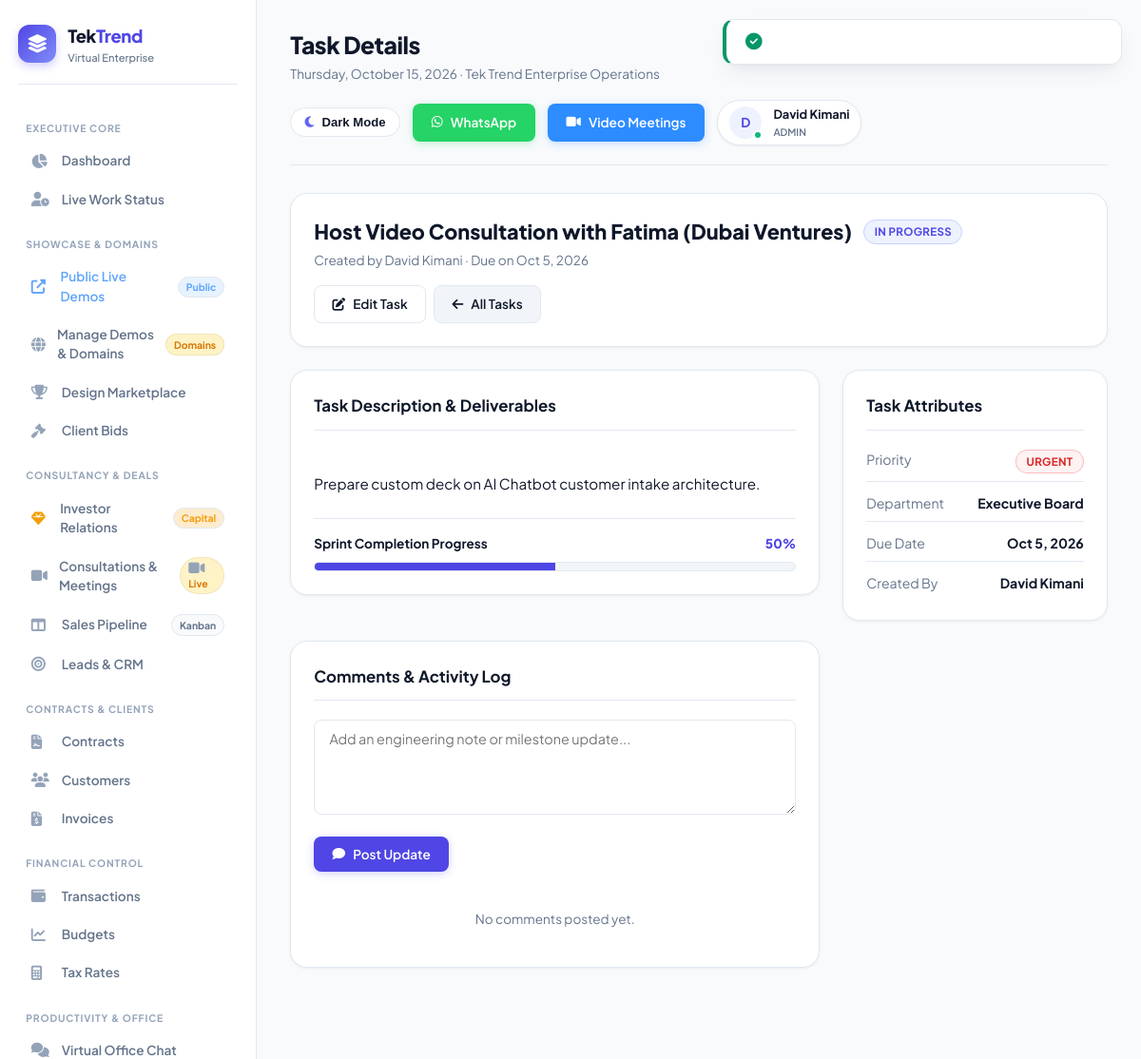
The page /public/tasks/2 (signed in) on the database its author committed.
### tables this page shows
CREATE TABLE `tasks` (
    `id` INT UNSIGNED NOT NULL AUTO_INCREMENT,
    `title` VARCHAR(255) NOT NULL,
    `description` TEXT,
    `project_id` INT UNSIGNED DEFAULT NULL,
    `department_id` INT UNSIGNED DEFAULT NULL,
    `created_by` INT UNSIGNED NOT NULL,
    `priority` ENUM('low','medium','high','urgent') DEFAULT 'medium',
    `status` ENUM('todo','in_progress','review','completed','cancelled') DEFAULT 'todo',
    `due_date` DATETIME DEFAULT NULL,
    `start_date` DATETIME DEFAULT NULL,
    `estimated_hours` DECIMAL(5,2) DEFAULT 0.00,
    `spent_hours` DECIMAL(5,2) DEFAULT 0.00,
    `progress` TINYINT(3) DEFAULT 0,
    `created_at` TIMESTAMP DEFAULT CURRENT_TIMESTAMP,
    `updated_at` TIMESTAMP DEFAULT CURRENT_TIMESTAMP ON UPDATE CURRENT_TIMESTAMP,
    PRIMARY KEY (`id`),
    KEY `created_by` (`created_by`),
    KEY `department_id` (`department_id`),
    KEY `status` (`status`),
    KEY `priority` (`priority`),
    KEY `due_date` (`due_date`)
);

CREATE TABLE `users` (
    `id` INT UNSIGNED NOT NULL AUTO_INCREMENT,
    `department_id` INT UNSIGNED DEFAULT NULL,
    `employee_id` VARCHAR(20) NOT NULL,
    `first_name` VARCHAR(50) NOT NULL,
    `last_name` VARCHAR(50) NOT NULL,
    `email` VARCHAR(100) NOT NULL,
    `phone` VARCHAR(20) DEFAULT NULL,
    `password` VARCHAR(255) NOT NULL,
    `role` ENUM('admin','manager','employee','accountant','sales','support','client','partner') DEFAULT 'employee',
    `position` VARCHAR(100) DEFAULT NULL,
    `avatar` VARCHAR(255) DEFAULT NULL,
    `status` ENUM('active','inactive','suspended','pending') DEFAULT 'active',
    `last_login` TIMESTAMP NULL DEFAULT NULL,
    `last_activity` TIMESTAMP NULL DEFAULT NULL,
    `is_online` TINYINT(1) DEFAULT 0,
    `work_status` ENUM('offline','working','away','break','meeting') DEFAULT 'offline',
    `created_at` TIMESTAMP DEFAULT CURRENT_TIMESTAMP,
    `updated_at` TIMESTAMP DEFAULT CURRENT_TIMESTAMP ON UPDATE CURRENT_TIMESTAMP,
    PRIMARY KEY (`id`),
    UNIQUE KEY `email` (`email`),
    UNIQUE KEY `employee_id` (`employee_id`),
    KEY `department_id` (`department_id`),
    KEY `is_online` (`is_online`),
    KEY `work_status` (`work_status`)
);

CREATE TABLE `departments` (
    `id` INT UNSIGNED NOT NULL AUTO_INCREMENT,
    `name` VARCHAR(100) NOT NULL,
    `slug` VARCHAR(100) NOT NULL,
    `description` TEXT,
    `head_id` INT UNSIGNED DEFAULT NULL,
    `color` VARCHAR(7) DEFAULT '#3b82f6',
    `status` ENUM('active','inactive') DEFAULT 'active',
    `created_at` TIMESTAMP DEFAULT CURRENT_TIMESTAMP,
    `updated_at` TIMESTAMP DEFAULT CURRENT_TIMESTAMP ON UPDATE CURRENT_TIMESTAMP,
    PRIMARY KEY (`id`),
    UNIQUE KEY `slug` (`slug`),
    KEY `head_id` (`head_id`)
);

### app/views/tasks/show.php (the view, shortened to what the rows shown need)
<div class="card mb-4">
    <div style="display: flex; justify-content: space-between; align-items: center; flex-wrap: wrap; gap: 1rem;">
        <div>
            <div style="display: flex; align-items: center; gap: 0.75rem; margin-bottom: 0.25rem;">
                <h2 style="font-size: 1.35rem; font-weight: 800; color: var(--text-main);">
                    <?= sanitize($task['title']) ?>
                </h2>
                <span class="badge <?= sanitize($task['status']) ?>"><?= ucfirst(str_replace('_', ' ', sanitize($task['status']))) ?></span>
            </div>
            <p style="color: var(--text-muted); font-size: 0.85rem;">Created by <?= sanitize($task['first_name'] . ' ' . $task['last_name']) ?> · Due on <?= formatDate($task['due_date']) ?></p>
        </div>
        <div style="display: flex; gap: 0.5rem;">
            <a href="<?= eurl('/tasks/' . $task['id'] . '/edit') ?>" class="btn btn-outline">
                <i class="fas fa-edit"></i> Edit Task
            </a>
            <a href="<?= eurl('/tasks') ?>" class="btn btn-secondary">
                <i class="fas fa-arrow-left"></i> All Tasks
            </a>
        </div>
    </div>
</div>
<div style="display: grid; grid-template-columns: 2fr 1fr; gap: 1.5rem; margin-bottom: 1.5rem;">
    <div style="display: flex; flex-direction: column; gap: 1.5rem;">
        <div class="card">
            <div class="card-header">
                <h3 class="card-title">Task Description & Deliverables</h3>
            </div>
            <div style="color: var(--text-main); font-size: 0.95rem; line-height: 1.6; white-space: pre-line;">
                <?= !empty($task['description']) ? sanitize($task['description']) : '<em>No detailed description provided.</em>' ?>
            </div>
            <div style="margin-top: 1.5rem; padding-top: 1rem; border-top: 1px solid var(--border);">
                <div style="display: flex; justify-content: space-between; align-items: center; margin-bottom: 0.5rem;">
                    <span style="font-size: 0.85rem; font-weight: 700; color: var(--text-main);">Sprint Completion Progress</span>
                    <span style="font-size: 0.85rem; font-weight: 800; color: var(--primary);"><?= (int)$task['progress'] ?>%</span>
                </div>
                <div style="background: var(--bg-card-subtle); border: 1px solid var(--border); border-radius: 9999px; height: 10px; overflow: hidden;">
                    <div style="height: 100%; background: var(--primary); width: <?= (int)$task['progress'] ?>%;"></div>
                </div>
            </div>
        </div>
        <div class="card">
            <div class="card-header">
                <h3 class="card-title">Comments & Activity Log</h3>
            </div>
            <form method="POST" action="<?= eurl('/tasks/' . $task['id'] . '/comment') ?>" style="margin-bottom: 1.5rem;">
                <div class="form-group">
                    <textarea name="comment" class="form-control" rows="3" placeholder="Add an engineering note or milestone update..." required></textarea>
                </div>
                <button type="submit" class="btn btn-primary btn-sm"><i class="fas fa-comment"></i> Post Update</button>
            </form>
            <div style="display: flex; flex-direction: column; gap: 0.75rem;">
                <?php if (empty($comments)): ?>
                    <p style="color: var(--text-muted); font-size: 0.85rem; text-align: center; padding: 1rem 0;">No comments posted yet.</p>
                <?php endif; ?>
            </div>
        </div>
    </div>
    <div style="display: flex; flex-direction: column; gap: 1.5rem;">
        <div class="card">
            <div class="card-header">
                <h3 class="card-title">Task Attributes</h3>
            </div>
            <div style="display: flex; flex-direction: column; gap: 0.75rem; font-size: 0.88rem;">
                <div style="display: flex; justify-content: space-between; border-bottom: 1px solid var(--border); padding-bottom: 0.5rem;">
                    <span style="color: var(--text-muted);">Priority</span>
                    <span class="badge status <?= sanitize($task['priority']) ?>"><?= ucfirst(sanitize($task['priority'])) ?></span>
                </div>
                <div style="display: flex; justify-content: space-between; border-bottom: 1px solid var(--border); padding-bottom: 0.5rem;">
                    <span style="color: var(--text-muted);">Department</span>
                    <strong style="color: var(--text-main);"><?= sanitize($task['department_name'] ?? 'General') ?></strong>
                </div>
                <div style="display: flex; justify-content: space-between; border-bottom: 1px solid var(--border); padding-bottom: 0.5rem;">
                    <span style="color: var(--text-muted);">Due Date</span>
                    <strong style="color: var(--text-main);"><?= formatDate($task['due_date']) ?></strong>
                </div>
                <div style="display: flex; justify-content: space-between; padding-bottom: 0.25rem;">
                    <span style="color: var(--text-muted);">Created By</span>
                    <strong style="color: var(--text-main);"><?= sanitize($task['first_name'] . ' ' . $task['last_name']) ?></strong>
                </div>
            </div>
        </div>
    </div>
</div>

### app/core/Router.php (shortened to what the rows shown need)
<?php
class Router {
    private $routes = [];
    private function addRoute($method, $path, $handler, $middleware = []) {
        $this->routes[] = [
            'method'      => $method,
            'path'        => $path,
            'handler'     => $handler,
            'middleware'  => $middleware
        ];
    }
    public function dispatch() {
        $method = $_SERVER['REQUEST_METHOD'];
        $requestPath = parse_url($_SERVER['REQUEST_URI'], PHP_URL_PATH);
        $basePath = rtrim(str_replace(basename($_SERVER['SCRIPT_NAME']), '', $_SERVER['SCRIPT_NAME']), '/');
        if ($basePath && strpos($requestPath, $basePath) === 0) {
            $requestPath = substr($requestPath, strlen($basePath));
        }
        $requestPath = '/' . ltrim($requestPath, '/');
        foreach ($this->routes as $route) {
            if ($route['method'] !== 'ANY' && $route['method'] !== $method) {
                continue;
            }
            $pattern = preg_replace('#\{[^}]+\}#', '([^/]+)', $route['path']);
            $pattern = '#^' . $pattern . '$#';
            if (preg_match($pattern, $requestPath, $matches)) {
                $params = [];
                if (preg_match_all('#\{([^}]+)\}#', $route['path'], $paramNames)) {
                    foreach ($paramNames[1] as $index => $name) {
                        $params[$name] = $matches[$index + 1];
                    }
                }
                $this->executeHandler($route['handler'], $params);
                return;
            }
        }
    }
    private function executeHandler($handler, $params = []) {
        if (is_string($handler)) {
            $parts = explode('@', $handler);
            if (count($parts) === 2) {
                $controllerName = $parts[0];
                $methodName = $parts[1];
                if (class_exists($controllerName)) {
                    $controller = new $controllerName();
                    if (method_exists($controller, $methodName)) {
                        call_user_func_array([$controller, $methodName], $params);
                        return;
                    }
                }
            }
        }
    }
}

### rows shown on the page
tasks: title "Host Video Consultation with Fatima (Dubai Ventures)", status "IN PROGRESS", users.first_name+last_name "David Kimani", due_date "Oct 5, 2026", description "Prepare custom deck on AI Chatbot customer intake architecture.", progress "50", priority "URGENT", department.name "Executive Board"
